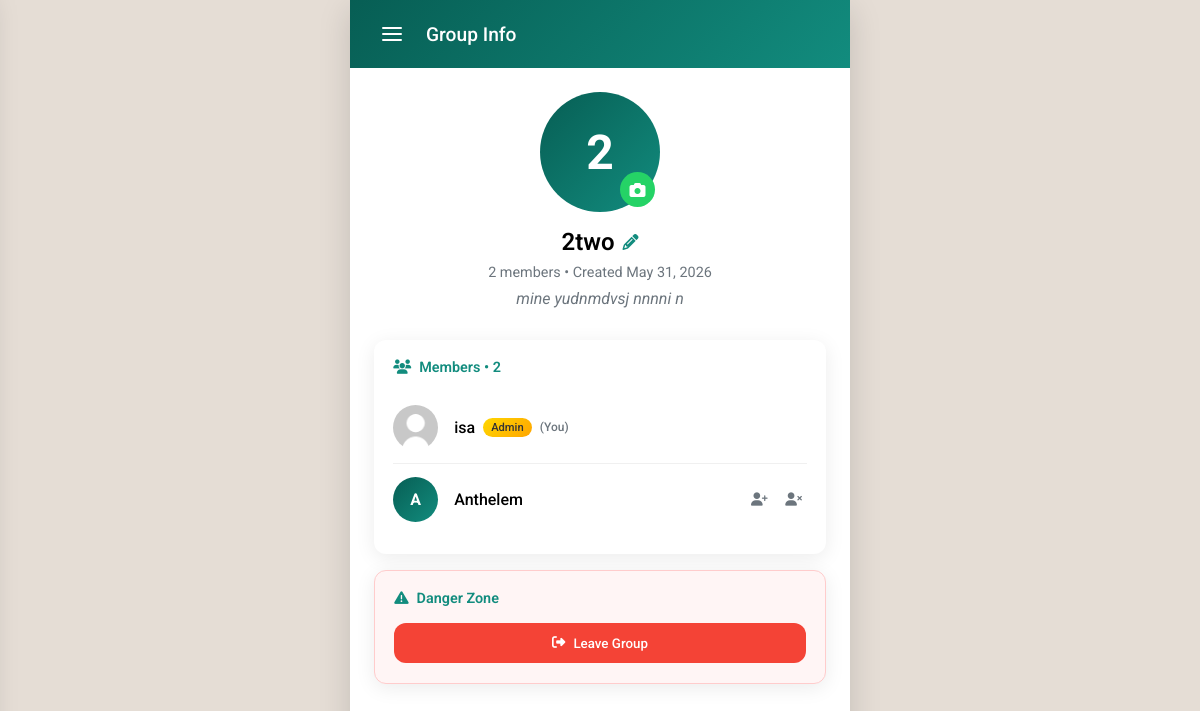
The page /groups/group_info?group_id=5 (signed in) on the database its author committed.
### tables this page shows
CREATE TABLE `groups_chat` (
  `id` bigint(20) UNSIGNED NOT NULL,
  `conversation_id` bigint(20) UNSIGNED NOT NULL,
  `group_name` varchar(150) NOT NULL,
  `group_photo` varchar(255) DEFAULT NULL,
  `description` text DEFAULT NULL,
  `created_by` bigint(20) UNSIGNED NOT NULL,
  `created_at` timestamp NOT NULL DEFAULT current_timestamp()
);

CREATE TABLE `group_members` (
  `id` bigint(20) UNSIGNED NOT NULL,
  `group_id` bigint(20) UNSIGNED NOT NULL,
  `user_id` bigint(20) UNSIGNED NOT NULL,
  `role` enum('admin','member') DEFAULT 'member',
  `joined_at` timestamp NOT NULL DEFAULT current_timestamp()
);

CREATE TABLE `users` (
  `id` bigint(20) UNSIGNED NOT NULL,
  `uuid` char(36) NOT NULL,
  `fullname` varchar(150) NOT NULL,
  `username` varchar(50) NOT NULL,
  `email` varchar(255) NOT NULL,
  `phone` varchar(30) DEFAULT NULL,
  `password_hash` varchar(255) NOT NULL,
  `profile_photo` varchar(255) DEFAULT NULL,
  `bio` varchar(255) DEFAULT NULL,
  `status_message` varchar(255) DEFAULT 'Available',
  `role` enum('normal','admin') NOT NULL DEFAULT 'normal',
  `is_verified` tinyint(1) DEFAULT 0,
  `is_online` tinyint(1) DEFAULT 0,
  `last_seen` datetime DEFAULT NULL,
  `created_at` timestamp NOT NULL DEFAULT current_timestamp(),
  `updated_at` timestamp NOT NULL DEFAULT current_timestamp() ON UPDATE current_timestamp()
);

### groups/group_info.php (the view, shortened to what this page needs)
<?php
$darkMode = isset($_COOKIE['darkMode']) && $_COOKIE['darkMode'] === 'enabled';
require_once __DIR__ . '/../config/db.php';
$group_id = isset($_GET['group_id']) ? intval($_GET['group_id']) : 0;
$stmt = $conn->prepare("
    SELECT
        g.id AS group_id,
        g.conversation_id,
        g.group_name,
        g.group_photo,
        g.description,
        g.created_by,
        g.created_at,
        u.fullname AS creator_name,
        u.username AS creator_username
    FROM groups_chat g
    LEFT JOIN users u ON g.created_by = u.id
    WHERE g.id = ?
");
$stmt->bind_param("i", $group_id);
$stmt->execute();
$group_result = $stmt->get_result();
$group = $group_result->fetch_assoc();
$current_user_id = $_SESSION['user_id'];
$stmt = $conn->prepare("SELECT role FROM group_members WHERE group_id = ? AND user_id = ?");
$stmt->bind_param("ii", $group_id, $current_user_id);
$stmt->execute();
$membership_result = $stmt->get_result();
$is_member = $membership_result->num_rows > 0;
$user_membership = $membership_result->fetch_assoc();
$is_admin = $is_member && ($user_membership['role'] === 'admin');
$group_upload_web_path = '../settings/uploads/groups/';
$stmt = $conn->prepare("
    SELECT
        u.id,
        u.fullname,
        u.username,
        u.profile_photo,
        gm.role,
        gm.joined_at
    FROM group_members gm
    JOIN users u ON gm.user_id = u.id
    WHERE gm.group_id = ?
    ORDER BY gm.role = 'admin' DESC, u.fullname ASC
");
$stmt->bind_param("i", $group_id);
$stmt->execute();
$members_result = $stmt->get_result();
$group_members = [];
while ($row = $members_result->fetch_assoc()) {
    $group_members[] = $row;
}
?>
<!DOCTYPE html>
<html lang="en">
<head>
    <link rel="stylesheet" href="https://cdnjs.cloudflare.com/ajax/libs/font-awesome/6.4.0/css/all.min.css">
</head>
<body class="<?= $darkMode ? 'dark-mode' : '' ?>">
    <div class="main-wrapper">
        <header>
            <?php require_once __DIR__ . '/../includes/cd_hamburger.php'; ?>
            <h1 class="header-title">Group Info</h1>
        </header>
        <div class="group-info-container">
            <div class="group-header">
                <div class="group-avatar-wrapper">
                    <?php if (!empty($group['group_photo'])): ?>
                        <img src="<?= htmlspecialchars($group_upload_web_path . $group['group_photo']) ?>?v=<?= time() ?>"
                             alt="Group"
                             class="group-avatar"
                             id="groupAvatar"
                             onclick="viewFullImage('<?= htmlspecialchars($group_upload_web_path . $group['group_photo']) ?>', 'group')">
                    <?php else: ?>
                        <div class="group-avatar-placeholder" id="groupAvatarPlaceholder" onclick="viewFullImage(null, 'group')">
                            <?= strtoupper(substr($group['group_name'], 0, 1)) ?>
                        </div>
                    <?php endif; ?>
                    <?php if ($is_admin): ?>
                        <div class="edit-avatar-btn" onclick="document.getElementById('groupPhotoInput').click()">
                            <i class="fas fa-camera"></i>
                        </div>
                    <?php endif; ?>
                </div>
                <div class="group-name">
                    <?= htmlspecialchars($group['group_name']) ?>
                    <?php if ($is_admin): ?>
                        <button class="edit-name-btn" onclick="openEditModal()">
                            <i class="fas fa-pencil-alt"></i>
                        </button>
                    <?php endif; ?>
                </div>
                <div class="group-meta">
                    <?= count($group_members) ?> members • Created <?= date('M j, Y', strtotime($group['created_at'])) ?>
                </div>
                <?php if (!empty($group['description'])): ?>
                    <div class="group-description">
                        <?= htmlspecialchars($group['description']) ?>
                    </div>
                <?php endif; ?>
            </div>
            <div class="info-section">
                <div class="section-title">
                    <i class="fas fa-users"></i> Members • <?= count($group_members) ?>
                </div>
                <ul class="members-list">
                    <?php foreach ($group_members as $member): ?>
                        <li class="member-item">
                            <?php if (!empty($member['profile_photo'])): ?>
                                <img src="../settings/uploads/profiles/<?= htmlspecialchars($member['profile_photo']) ?>?v=<?= time() ?>"
                                     class="member-avatar"
                                     onclick="viewFullImage('../settings/uploads/profiles/<?= htmlspecialchars($member['profile_photo']) ?>', 'user')"
                                     onerror="this.src='../assets/images/default-profile.png'">
                            <?php else: ?>
                                <div class="member-avatar-placeholder" onclick="viewFullImage(null, 'user')">
                                    <?= strtoupper(substr($member['fullname'] ?? $member['username'], 0, 1)) ?>
                                </div>
                            <?php endif; ?>
                            <div class="member-info">
                                <div class="member-name">
                                    <?= htmlspecialchars($member['fullname'] ?? $member['username']) ?>
                                    <?php if ($member['role'] === 'admin'): ?>
                                        <span class="admin-badge">Admin</span>
                                    <?php endif; ?>
                                    <?php if ($member['id'] == $current_user_id): ?>
                                        <span style="color: #6c757d; font-size: 0.75rem;">(You)</span>
                                    <?php endif; ?>
                                </div>
                            </div>
                            <?php if ($is_admin && $member['id'] != $current_user_id): ?>
                                <div class="member-actions">
                                    <?php if ($member['role'] === 'admin'): ?>
                                        <form method="POST" style="display: inline;">
                                            <input type="hidden" name="user_id" value="<?= $member['id'] ?>">
                                            <button type="submit" name="remove_admin" class="action-btn" title="Remove Admin">
                                                <i class="fas fa-user-minus"></i>
                                            </button>
                                        </form>
                                    <?php else: ?>
                                        <form method="POST" style="display: inline;">
                                            <button type="submit" name="make_admin" class="action-btn" title="Make Admin">
                                                <i class="fas fa-user-plus"></i>
                                            </button>
                                        </form>
                                    <?php endif; ?>
                                    <form method="POST" style="display: inline;">
                                        <button type="submit" name="remove_member" class="action-btn" title="Remove Member" onclick="return confirm('Remove this member?')">
                                            <i class="fas fa-user-times"></i>
                                        </button>
                                    </form>
                                </div>
                            <?php endif; ?>
                        </li>
                    <?php endforeach; ?>
                </ul>
            </div>
            <div class="info-section danger-zone">
                <div class="section-title">
                    <i class="fas fa-exclamation-triangle"></i> Danger Zone
                </div>
                <form method="POST" onsubmit="return confirm('Are you sure you want to leave this group? You will lose access to all group messages.')">
                    <button type="submit" name="leave_group" class="leave-btn">
                        <i class="fas fa-sign-out-alt"></i> Leave Group
                    </button>
                </form>
            </div>
        </div>
    </div>
</body>
</html>

### groups/group_info.php (style rules this page uses)
* { margin: 0; padding: 0; box-sizing: border-box; font-family: 'Roboto', sans-serif; }
body { background: #e5ddd5; min-height: 100vh; }
.main-wrapper { max-width: 500px; margin: 0 auto; background: white; min-height: 100vh; box-shadow: 0 10px 30px rgba(0,0,0,0.15); }
header { background: linear-gradient(135deg, #075E54, #128C7E); padding: 1rem 1.5rem; color: white; display: flex; align-items: center; gap: 1rem; position: sticky; top: 0; z-index: 100; }
.header-title { font-size: 1.2rem; font-weight: 500; }
.group-info-container { padding: 1.5rem; }
.group-header { text-align: center; margin-bottom: 2rem; }
.group-avatar-wrapper { position: relative; display: inline-block; margin-bottom: 1rem; }
.group-avatar-placeholder { width: 120px; height: 120px; border-radius: 50%; background: linear-gradient(135deg, #075E54, #128C7E); display: flex; align-items: center; justify-content: center; color: white; font-size: 3rem; font-weight: bold; cursor: pointer; }
.edit-avatar-btn { position: absolute; bottom: 5px; right: 5px; background: #25D366; width: 35px; height: 35px; border-radius: 50%; display: flex; align-items: center; justify-content: center; cursor: pointer; color: white; transition: transform 0.2s; }
.group-name { font-size: 1.5rem; font-weight: 600; margin-bottom: 0.5rem; display: flex; align-items: center; justify-content: center; gap: 0.5rem; }
.edit-name-btn { background: none; border: none; color: #128C7E; cursor: pointer; font-size: 1rem; }
.group-meta { color: #6c757d; font-size: 0.9rem; }
.group-description { margin-top: 0.5rem; color: #6c757d; font-style: italic; }
.info-section { background: white; border-radius: 12px; padding: 1.2rem; margin-bottom: 1rem; box-shadow: 0 4px 20px rgba(0,0,0,0.08); }
.section-title { font-size: 0.9rem; font-weight: 600; color: #128C7E; margin-bottom: 1rem; display: flex; align-items: center; gap: 0.5rem; }
.members-list { list-style: none; max-height: 400px; overflow-y: auto; }
.member-item { display: flex; align-items: center; padding: 0.8rem 0; border-bottom: 1px solid #f0f0f0; }
.member-item:last-child { border-bottom: none; }
.member-avatar { width: 45px; height: 45px; border-radius: 50%; object-fit: cover; margin-right: 1rem; cursor: pointer; }
.member-avatar-placeholder { width: 45px; height: 45px; border-radius: 50%; background: linear-gradient(135deg, #075E54, #128C7E); display: flex; align-items: center; justify-content: center; color: white; font-weight: bold; margin-right: 1rem; cursor: pointer; }
.member-info { flex: 1; }
.member-name { font-weight: 500; display: flex; align-items: center; gap: 0.5rem; flex-wrap: wrap; }
.admin-badge { background: linear-gradient(135deg, #FFD700, #FFA500); color: #333; font-size: 0.7rem; padding: 0.2rem 0.5rem; border-radius: 10px; }
.member-actions { display: flex; gap: 0.5rem; }
.action-btn { background: none; border: none; cursor: pointer; padding: 0.3rem; border-radius: 5px; color: #6c757d; }
.danger-zone { border: 1px solid #ffcccc; background: #fff5f5; }
.leave-btn { background: #f44336; color: white; border: none; padding: 0.8rem; border-radius: 12px; width: 100%; font-weight: 500; cursor: pointer; display: flex; align-items: center; justify-content: center; gap: 0.5rem; }

### includes/cd_hamburger.php (style rules this page uses)
:root { --bsc-sidebar-width: 280px; --bsc-safe-area-top: env(safe-area-inset-top, 0px); --bsc-safe-area-bottom: env(safe-area-inset-bottom, 0px); }
@media (min-width: 1024px) { :root { --bsc-sidebar-width: 300px; } }

### rows shown on the page
groups_chat: group_name "2", group_name "2two", created_at "May 31, 2026", description "mine yudnmdvsj nnnni n"
group_members: user.fullname "isa", role "Admin", shows "(You)"
group_members: user.fullname "A", user.fullname "Anthelem"

### other values the page prints
count($group_members) "2"
